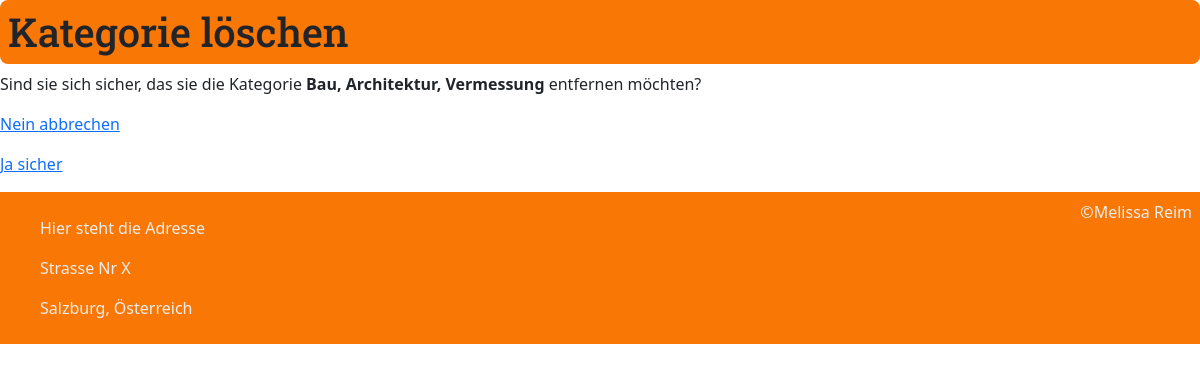
The page /PHP/admin/kategorien_entfernen.php?id=1 (signed in) on the database as committed earlier.
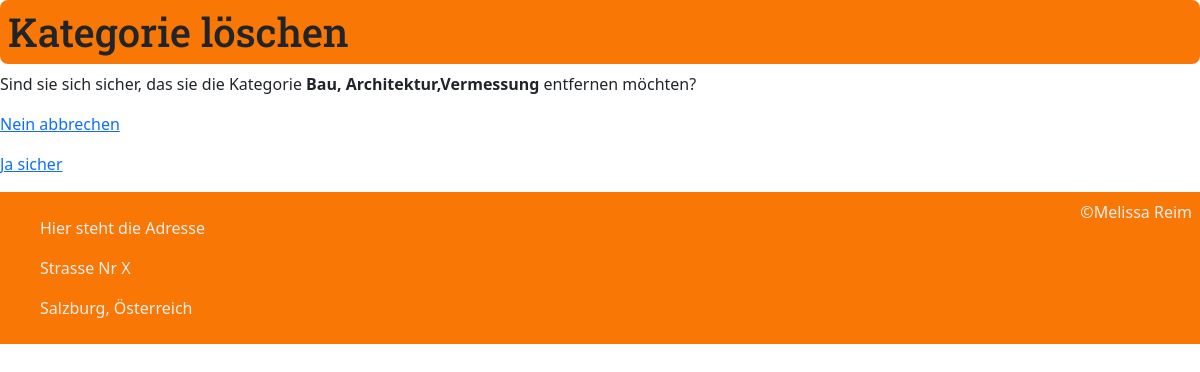
The same page on the database as committed later.
### tables this page shows
CREATE TABLE `kategorien` (
  `id` int(10) UNSIGNED NOT NULL,
  `kategorien` varchar(255) NOT NULL
);

### PHP/admin/funktionen.php (called while the page is built, shortened)
<?php
$db = mysqli_connect("localhost", "root", "", "getajob");
mysqli_set_charset($db, "utf8");
function query ($sql_befehl) {
    global $db;
    $result = mysqli_query($db, $sql_befehl);
    return $result;
}
function escape($post_var){
    global $db;
   return mysqli_real_escape_string($db, $post_var);
}

### PHP/admin/kategorien_entfernen.php (the view, shortened to what this page needs)
<?php
include "funktionen.php";
echo "<h1>Kategorie löschen</h1>";
$sql_id = escape($_GET["id"]);
if(!empty($_GET["doit"])){
    query(" DELETE FROM kategorien WHERE id = '{$sql_id}'" );
    echo "<p>Kategorie wurde erfolgreich entfernt. <a href='kategorien_liste.php'>Zurück zur Kategorieliste</a>";
}
else {
    $result = query("SELECT * FROM kategorien WHERE id = '{$sql_id}'");
    $row = mysqli_fetch_assoc($result);
    if (!empty ($row)) {
        echo "<p>
        Sind sie sich sicher, das sie die Kategorie <strong>". htmlspecialchars($row["kategorien"]). "</strong> entfernen möchten?</p>"
        .
        "<p> <a href='kategorien_liste.php'> Nein abbrechen</p></a>"
        .
        "<p><a href='kategorien_entfernen.php?id={$row['id']}&amp;doit=1'> Ja sicher</p></a>";
        } else {
        echo "<p> Job existiert nicht (mehr). <a href='kategorien_liste.php'>Zurück zur Kategorien Liste</a></p>";
    }
}
include "../fuss.php";
?>

Rows that differ between the two databases and show on the page:
changed kategorien: kategorien "Bau, Architektur, Vermessung" → "Bau, Architektur,Vermessung"
